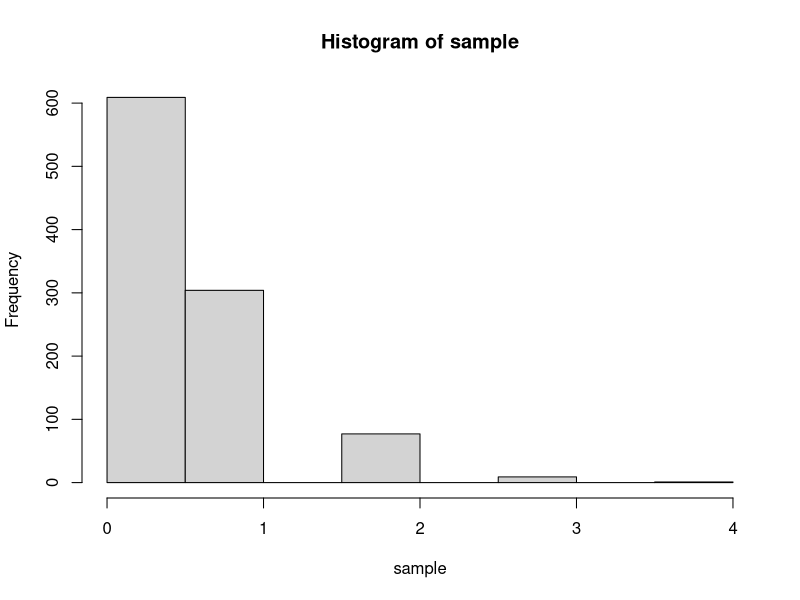
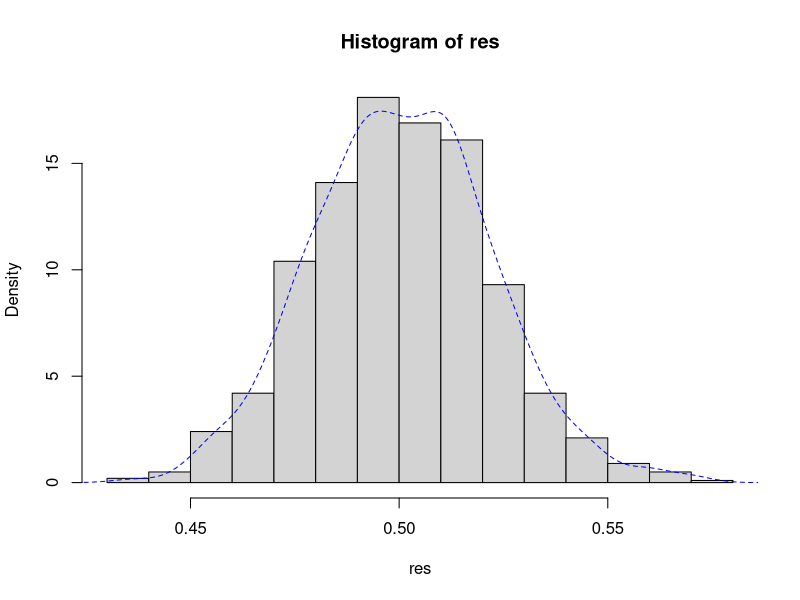
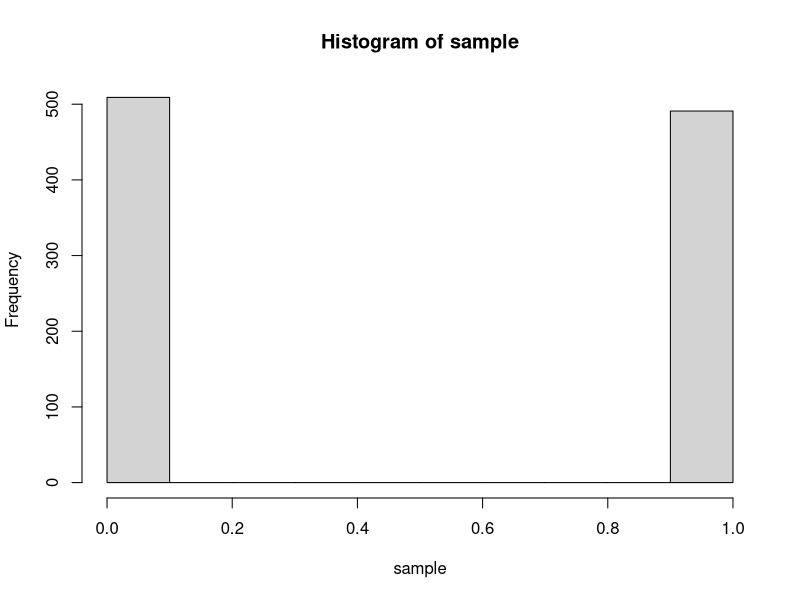
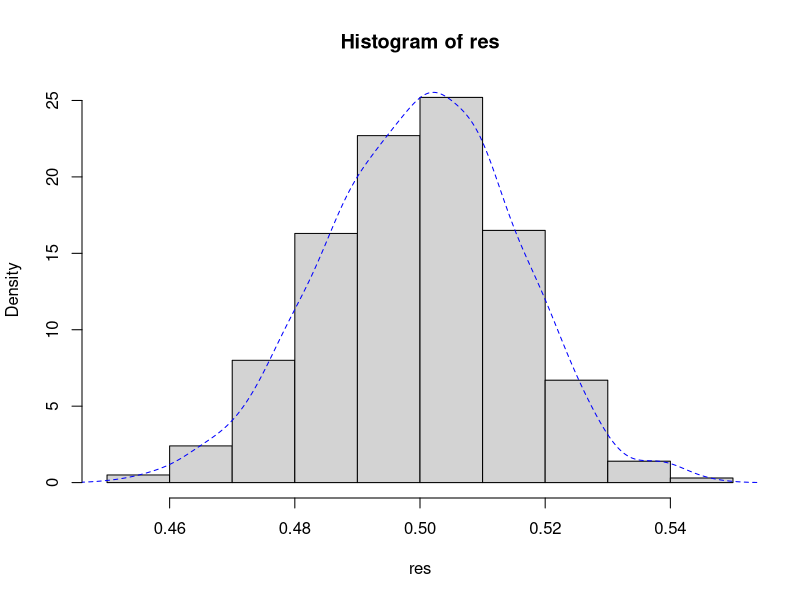

The R source for these figures, in order:
sample = rpois(1000, lambda = 0.5) #뿌아송 분포
hist(sample)

res = replicate(1000, expr = {
  n = 1000
  sample = rpois(n, lambda = 0.5)
  mean(sample)
})
hist(res, freq = FALSE)
lines(density(res), lty = 2, col = "blue")

sample = rbinom(1000, size = 1, prob = 0.5) #이항 분포
hist(sample)

res = replicate(1000, expr = {
  n = 1000
  sample = rbinom(n, size = 1, prob = 0.5)
  mean(sample)
})
hist(res, freq = FALSE)
lines(density(res), lty = 2, col = "blue")
